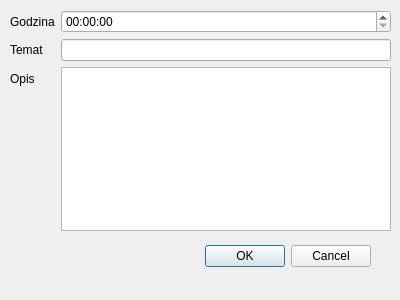
<?xml version="1.0" encoding="UTF-8"?>
<ui version="4.0">
 <class>spotkanie</class>
 <widget class="QDialog" name="spotkanie">
  <property name="geometry">
   <rect>
    <x>0</x>
    <y>0</y>
    <width>400</width>
    <height>300</height>
   </rect>
  </property>
  <property name="minimumSize">
   <size>
    <width>400</width>
    <height>300</height>
   </size>
  </property>
  <property name="maximumSize">
   <size>
    <width>400</width>
    <height>300</height>
   </size>
  </property>
  <property name="windowTitle">
   <string>Spotkanie</string>
  </property>
  <widget class="QDialogButtonBox" name="buttonBox">
   <property name="geometry">
    <rect>
     <x>30</x>
     <y>240</y>
     <width>341</width>
     <height>32</height>
    </rect>
   </property>
   <property name="orientation">
    <enum>Qt::Horizontal</enum>
   </property>
   <property name="standardButtons">
    <set>QDialogButtonBox::Cancel|QDialogButtonBox::Ok</set>
   </property>
  </widget>
  <widget class="QWidget" name="formLayoutWidget">
   <property name="geometry">
    <rect>
     <x>10</x>
     <y>10</y>
     <width>381</width>
     <height>221</height>
    </rect>
   </property>
   <layout class="QFormLayout" name="formLayout">
    <item row="0" column="0">
     <widget class="QLabel" name="label">
      <property name="text">
       <string>Godzina</string>
      </property>
     </widget>
    </item>
    <item row="0" column="1">
     <widget class="QTimeEdit" name="te_godzina"/>
    </item>
    <item row="1" column="0">
     <widget class="QLabel" name="label_2">
      <property name="text">
       <string>Temat</string>
      </property>
     </widget>
    </item>
    <item row="1" column="1">
     <widget class="QLineEdit" name="le_temat"/>
    </item>
    <item row="2" column="0">
     <widget class="QLabel" name="label_3">
      <property name="text">
       <string>Opis</string>
      </property>
     </widget>
    </item>
    <item row="2" column="1">
     <widget class="QTextEdit" name="pte_opis"/>
    </item>
   </layout>
  </widget>
 </widget>
 <resources/>
 <connections>
  <connection>
   <sender>buttonBox</sender>
   <signal>accepted()</signal>
   <receiver>spotkanie</receiver>
   <slot>accept()</slot>
   <hints>
    <hint type="sourcelabel">
     <x>248</x>
     <y>254</y>
    </hint>
    <hint type="destinationlabel">
     <x>157</x>
     <y>274</y>
    </hint>
   </hints>
  </connection>
  <connection>
   <sender>buttonBox</sender>
   <signal>rejected()</signal>
   <receiver>spotkanie</receiver>
   <slot>reject()</slot>
   <hints>
    <hint type="sourcelabel">
     <x>316</x>
     <y>260</y>
    </hint>
    <hint type="destinationlabel">
     <x>286</x>
     <y>274</y>
    </hint>
   </hints>
  </connection>
 </connections>
</ui>
